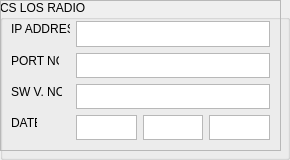
        <widget class="QGroupBox" name="groupBox_15">
         <property name="font">
          <font>
           <family>Arial</family>
          </font>
         </property>
         <property name="title">
          <string>CS LOS RADIO</string>
         </property>
         <widget class="QFrame" name="frame_13">
          <property name="geometry">
           <rect>
            <x>0</x>
            <y>0</y>
            <width>281</width>
            <height>151</height>
           </rect>
          </property>
          <property name="frameShape">
           <enum>QFrame::StyledPanel</enum>
          </property>
          <property name="frameShadow">
           <enum>QFrame::Raised</enum>
          </property>
         </widget>
         <widget class="QTextEdit" name="CSLR_V_LE">
          <property name="geometry">
           <rect>
            <x>76</x>
            <y>84</y>
            <width>194</width>
            <height>25</height>
           </rect>
          </property>
         </widget>
         <widget class="QLabel" name="label_81">
          <property name="geometry">
           <rect>
            <x>11</x>
            <y>115</y>
            <width>26</width>
            <height>16</height>
           </rect>
          </property>
          <property name="text">
           <string>DATE</string>
          </property>
         </widget>
         <widget class="QTextEdit" name="CSLR_IP_LE">
          <property name="geometry">
           <rect>
            <x>76</x>
            <y>21</y>
            <width>194</width>
            <height>26</height>
           </rect>
          </property>
         </widget>
         <widget class="QLabel" name="label_83">
          <property name="geometry">
           <rect>
            <x>11</x>
            <y>53</y>
            <width>48</width>
            <height>16</height>
           </rect>
          </property>
          <property name="text">
           <string>PORT NO.</string>
          </property>
         </widget>
         <widget class="QLabel" name="label_82">
          <property name="geometry">
           <rect>
            <x>11</x>
            <y>21</y>
            <width>59</width>
            <height>16</height>
           </rect>
          </property>
          <property name="text">
           <string>IP ADDRESS</string>
          </property>
         </widget>
         <widget class="QTextEdit" name="CSLR_P_LE">
          <property name="geometry">
           <rect>
            <x>76</x>
            <y>53</y>
            <width>194</width>
            <height>25</height>
           </rect>
          </property>
         </widget>
         <widget class="QTextEdit" name="CSLR_D_LE">
          <property name="geometry">
           <rect>
            <x>76</x>
            <y>115</y>
            <width>61</width>
            <height>25</height>
           </rect>
          </property>
         </widget>
         <widget class="QLabel" name="label_84">
          <property name="geometry">
           <rect>
            <x>11</x>
            <y>84</y>
            <width>51</width>
            <height>16</height>
           </rect>
          </property>
          <property name="text">
           <string>SW V. NO.</string>
          </property>
         </widget>
         <widget class="QTextEdit" name="CSLR_Y_LE">
          <property name="geometry">
           <rect>
            <x>209</x>
            <y>115</y>
            <width>61</width>
            <height>25</height>
           </rect>
          </property>
         </widget>
         <widget class="QTextEdit" name="CSLR_M_LE">
          <property name="geometry">
           <rect>
            <x>143</x>
            <y>115</y>
            <width>60</width>
            <height>25</height>
           </rect>
          </property>
         </widget>
        </widget>
